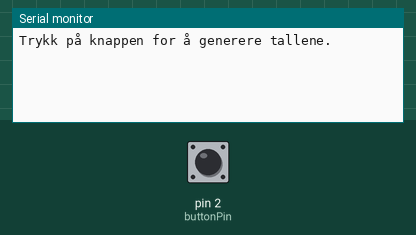
Recording of a sketch running on a simulated Arduino Uno, built with avr-gcc and run on an emulated ATmega328P. Shown: the last lines printed to the serial monitor. The test bench sets the inputs (shaded band); at power-on: pin 2 (buttonPin) LOW. Random numbers use the default seed unless the sketch sets one.

Above: at 1.2 s.
1.3 s: pin 2 (buttonPin) pulled HIGH for 0.15 s
At 3.1 s:
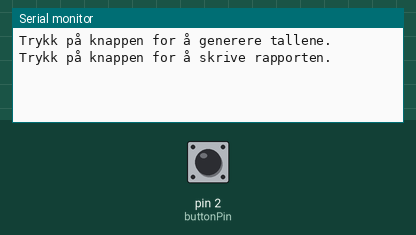
4.0 s: pin 2 (buttonPin) pulled HIGH for 1 s
At 5.8 s:
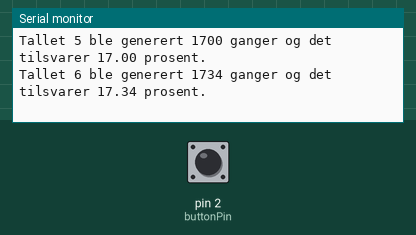
6.5 s: pin 2 (buttonPin) pulled HIGH for 3.2 s
Timing chart, 0 to 9.5 s (numbered marks = the images above; inputs shaded):
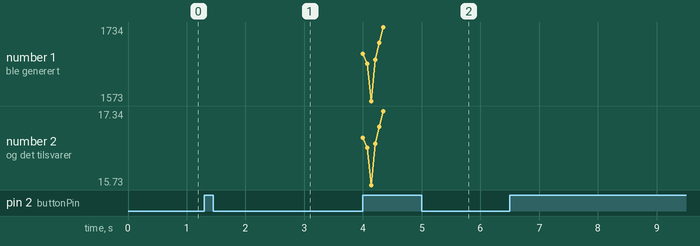

The sketch:

Oppg._4_d.ino
```cpp
int randomNumber;
int amount[6]; // Liste for de tilfeldige tallene
const int buttonPin = 2;
int buttonState = 0;
int buttonPressed = LOW;

void setup() {
  Serial.begin(9600);
  randomSeed(analogRead(A0));
  pinMode(buttonPin, INPUT);
}

void loop() {
  buttonPressed = digitalRead(buttonPin);
  if (buttonPressed == HIGH){
    buttonState++;
  }

  switch (buttonState){
    case 0:
    Serial.println("Trykk på knappen for å generere tallene.");
    Serial.println(""); // Legger til mellomrom
    buttonState++; // Legger til en hviletilstand
    break;

    case 2:
    delay(200); // Liten delay for å ikke få feilmelding ved forrige trykk
    for (int i = 0; i < 10000; i++){ // Fyller opp lista med tall
      randomNumber = random(1, 7); // Tilfeldig tall fra og med 1 til og med 6
      amount[randomNumber - 1]++; // Det tilfeldige tallet registreres på rett indeksplass
      if (digitalRead(buttonPin)){ // Hvis knappen blir trykt før lista med tall er full
        buttonState = 404;
      }
    }
    if (buttonState == 2){ // Hvis knappen ikke har blitt trykt mens lista fyltes opp
      Serial.println("Trykk på knappen for å skrive rapporten.");
      Serial.println("");
      buttonState++; // Legger til en hviletilstand
    }
    break;

    case 4:
    for (int j = 0; j < 6; j++){ // Rapporten printes
      Serial.print("Tallet ");
      Serial.print(j + 1);
      Serial.print(" ble generert ");
      Serial.print(amount[j]);
      Serial.print(" ganger og det tilsvarer ");
      Serial.print(float(amount[j]) * 100 / 10000);
      Serial.println(" prosent.");
    }
    Serial.println("");
    for (int k = 0; k < 6; k++){ // Tømmer lista for innhold
      amount[k] = 0;
    }
    buttonState = 0;
    delay(5000); // delay før ny generering av tall
    break;

    case 404: // Feilmelding
    Serial.println("No data available yet.");
    Serial.println("");
    buttonState = 0;
    for (int k = 0; k < 6; k++){ // Tømmer lista for innhold
      amount[k] = 0;
    }
    break;
  }
}
```

Measured:
- after the input at 1.3 s, the serial monitor: prints a new line after 1.2 s (image 1)
- after the input at 4.0 s, the serial monitor: prints a new line at once (image 2)
